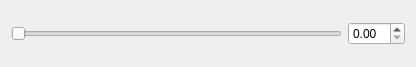
<?xml version="1.0" encoding="UTF-8"?>
<ui version="4.0">
 <class>double_editor</class>
 <widget class="QWidget" name="double_editor">
  <property name="geometry">
   <rect>
    <x>0</x>
    <y>0</y>
    <width>416</width>
    <height>67</height>
   </rect>
  </property>
  <property name="windowTitle">
   <string>Form</string>
  </property>
  <layout class="QGridLayout" name="gridLayout">
   <item row="1" column="0">
    <widget class="QSlider" name="slider">
     <property name="orientation">
      <enum>Qt::Horizontal</enum>
     </property>
    </widget>
   </item>
   <item row="1" column="1">
    <widget class="QDoubleSpinBox" name="spinbox">
     <property name="singleStep">
      <double>0.010000000000000</double>
     </property>
    </widget>
   </item>
  </layout>
 </widget>
 <resources/>
 <connections/>
</ui>
